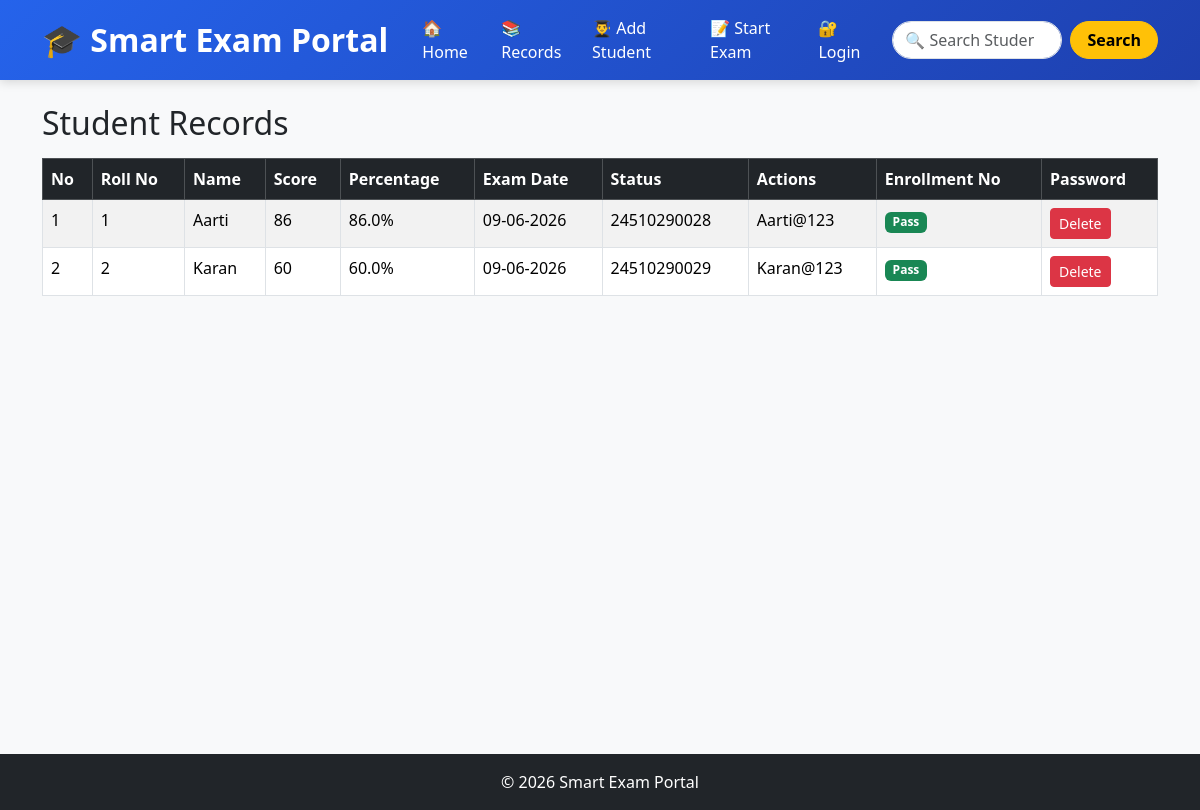
Page /records on the committed database.
### tables this page shows
CREATE TABLE students (
    id INTEGER PRIMARY KEY AUTOINCREMENT,
    roll_no INTEGER,
    enrollment_no TEXT UNIQUE,
    password TEXT,
    name TEXT,
    score INTEGER,
    percentage REAL,
    exam_date TEXT
);

### smart_exam_portal/app.py (the view)
@app.route("/records")
def records():
    conn = get_db()
    students = conn.execute(
        "SELECT * FROM students"
    ).fetchall()
    conn.close()
    return render_template(
        "records.html",
        students=students
    )

### smart_exam_portal/database.py (called while the page is built)
def get_db():
    conn = sqlite3.connect("myproject.db")
    conn.row_factory = sqlite3.Row
    return conn

### smart_exam_portal/templates/records.html
{% extends "base.html" %}
{% block content %}
<h2 class="mb-3">Student Records</h2>
<table class="table table-striped table-hover table-bordered">
    <thead class="table-dark">
        <tr>
            <th>No</th>
            <th>Roll No</th>
            <th>Name</th>
            <th>Score</th>
            <th>Percentage</th>
            <th>Exam Date</th>
            <th>Status</th>
            <th>Actions</th>
            <th>Enrollment No</th>
            <th>Password</th>
        </tr>
    </thead>
    <tbody>
        {% for student in students %}
        <tr>
            <td>{{ loop.index }}</td>
            <td>{{ student.roll_no }}</td>
            <td>{{ student.name }}</td>
            <td>{{ student.score }}</td>
            <td>{{ student.percentage }}%</td>
            <td>{{ student.exam_date }}</td>
            <td>{{ student.enrollment_no }}</td>
            <td>{{ student.password }}</td>
<td>
    {% if student.percentage >= 40 %}
    <span class="badge bg-success">Pass</span>{% else %}
    <span class="badge bg-danger">Fail</span>{% endif %}
</td>
<td>
    <a href="{{ url_for('delete_student', roll_no=student.roll_no) }}"
       class="btn btn-danger btn-sm"
       onclick="return confirm('Are you sure you want to delete this student?')">
       Delete
    </a>
</td>
        </tr>
        {% endfor %}
    </tbody>
</table>
{% endblock %}

### smart_exam_portal/templates/base.html (shortened to what this page needs)
<!DOCTYPE html>
<html lang="en">
<head>
    <link href="https://cdn.jsdelivr.net/npm/bootstrap@5.3.3/dist/css/bootstrap.min.css" rel="stylesheet">
</head>
<body>
<nav class="navbar navbar-expand-lg navbar-dark">
    <div class="container">
        <a class="navbar-brand" href="{{ url_for('home') }}">
            🎓 Smart Exam Portal
        </a>
        <div class="collapse navbar-collapse justify-content-end"
             id="navbarContent">
            <ul class="navbar-nav align-items-center">
                <li class="nav-item">
                    <a class="nav-link"
                       href="{{ url_for('home') }}">
                        🏠 Home
                    </a>
                </li>
                <li class="nav-item">
                    <a class="nav-link"
                       href="{{ url_for('records') }}">
                        📚 Records
                    </a>
                </li>
                <li class="nav-item">
                    <a class="nav-link"
                       href="{{ url_for('add_students') }}">
                        👨‍🎓 Add Student
                    </a>
                </li>
                <li class="nav-item">
                    <a class="nav-link"
                       href="{{ url_for('exam') }}">
                        📝 Start Exam
                    </a>
                </li>
                <li class="nav-item">
                   <a class="nav-link"
                       href="{{ url_for('login') }}">
                        🔐 Login
                    </a>
                </li>
            </ul>
            <form class="d-flex ms-lg-3 mt-2 mt-lg-0"
                  action="{{ url_for('search') }}"
                  method="GET">
                <input
                    class="form-control me-2 rounded-pill search-input"
                    type="search"
                    placeholder="🔍 Search Student"
                    name="q">
                <button
                    class="btn btn-warning fw-bold rounded-pill px-3 search-btn"
                    type="submit">
                    Search
                </button>
            </form>
        </div>
    </div>
</nav>
<div class="container mt-4 main-content">
    {% block content %}
    {% endblock %}
</div>
<footer class="bg-dark text-white text-center p-3">
    © 2026 Smart Exam Portal
</footer>
</body>
</html>

### smart_exam_portal/templates/base.html (style rules this page uses)
body { background-color:#f8f9fa; }
.navbar { background: linear-gradient(135deg, #2563eb, #1e40af); padding: 8px 0; box-shadow: 0 2px 10px rgba(0,0,0,0.15); }
.navbar-brand { font-size: 32px; font-weight: 700; }
.nav-link { color:white !important; font-weight:500; margin-left:10px; transition: all 0.3s ease; }
.search-input { width:170px; height:38px; }
.search-btn { transition: all 0.3s ease; }
.main-content { min-height:75vh; }
footer { margin-top:50px; }

### rows in the picture
students: roll_no "1", name "Aarti", score "86", percentage "86.0", exam_date "09-06-2026", enrollment_no "24510290028", password "Aarti@123", shows "Pass"
students: roll_no "2", name "Karan", score "60", percentage "60.0", exam_date "09-06-2026", enrollment_no "24510290029", password "Karan@123", shows "Pass"
